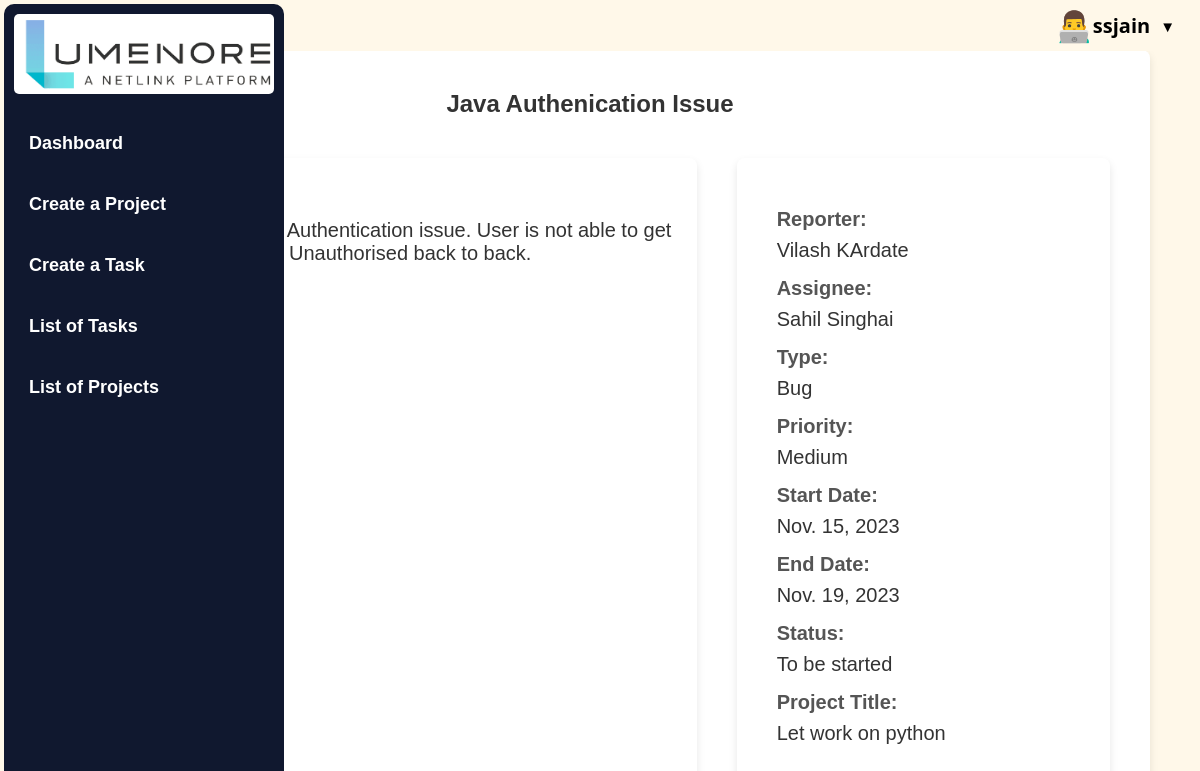
/apps/ticket/20/ (signed in), run on the app's committed database.
### taskmanager/models.py (models this page shows, shortened)
class UserProfile(AbstractBaseUser, PermissionsMixin):
    username = models.CharField(max_length=30, unique=True)
    name = models.CharField(max_length=100, help_text="Required. Enter your full name.")
    email = models.EmailField(unique=True)
    is_active = models.BooleanField(default=True)
    is_staff = models.BooleanField(default=False)
    USERNAME_FIELD = "username"
    REQUIRED_FIELDS = ["email"]
    objects = UserProfileManager()

class Ticket(models.Model):
    ticketid = models.AutoField(primary_key=True, )
    title = models.CharField(max_length=200)
    description = models.TextField()
    reporter = models.ForeignKey(
        UserProfile, on_delete=models.CASCADE, related_name="reported_tickets"
    )
    assignee = models.ForeignKey(
        UserProfile, on_delete=models.CASCADE, related_name="assigned_tickets"
    )
    type = models.ForeignKey(Type, on_delete=models.CASCADE)
    priority = models.ForeignKey(Priority, on_delete=models.CASCADE)
    start_date = models.DateField(null=True)
    end_date = models.DateField()
    updated_time = models.DateTimeField(auto_now=True)
    status = models.ForeignKey(Status, on_delete=models.CASCADE)
    project = models.ForeignKey(
        Project, on_delete=models.SET_NULL, null=True, related_name="project_name"
    )

class Type(models.Model):
    ticket_typeid = models.AutoField(primary_key=True)
    name = models.CharField(max_length=20, default="Bug")

class Priority(models.Model):
    ticket_priorityid = models.AutoField(primary_key=True)
    name = models.CharField(max_length=20, default="Low")

class Status(models.Model):
    ticket_statusid = models.AutoField(primary_key=True)
    name = models.CharField(max_length=20, default="To be started")

class Project(models.Model):
    ticket_projectid = models.AutoField(primary_key=True)
    name = models.CharField(max_length=100)
    description = models.TextField()
    owner = models.ForeignKey(
        UserProfile, on_delete=models.SET_NULL, related_name="project_owner", null=True
    )

### taskmanager/views.py (the view)
# urls.py: path("ticket/<int:pk>/", views.ticket, name="ticket"),
@login_required
def ticket(req, pk):
    ticket = (
        Ticket.objects.filter(ticketid=pk)
        .values(
            "ticketid",
            "title",
            "description",
            "reporter__username",
            "reporter__name",
            "assignee__name",
            "type__name",
            "priority__name",
            "start_date",
            "end_date",
            "status__name",
            "project__name",
        )
        .first()
    )
    print(ticket)
    return render(req, "ticket.html", {"ticket": ticket})

### templates/ticket.html (shortened to what this page needs)
{% extends 'base.html' %}
{% block content %}
<div class="form-container">
  <div class="ticket-details-header">
    <h2>{{ ticket.title }}</h2>
  </div>
  <div class="container">
    <div class="left-card">
      <div class="form-group">
        <label for="{{ ticket.description.id_for_label }}">Description:</label>
        {{ ticket.description }}
      </div>
    </div>
    <div class="right-card">
      <div class="form-group">
        <label for="{{ ticket.reporter__name.id_for_label }}">Reporter:</label>
        {{ ticket.reporter__name }}
      </div>
      <div class="form-group">
        <label for="{{ ticket.assignee__name.id_for_label }}">Assignee:</label>
        {{ ticket.assignee__name }}
      </div>
      <div class="form-group">
        <label for="{{ ticket.type__name.id_for_label }}">Type:</label>
        {{ ticket.type__name }}
      </div>
      <div class="form-group">
        <label for="{{ ticket.priority__name.id_for_label }}">Priority:</label>
        {{ ticket.priority__name }}
      </div>
      <div class="form-group">
        <label for="{{ ticket.start_date.id_for_label }}">Start Date:</label>
        {{ ticket.start_date }}
      </div>
      <div class="form-group">
        <label for="{{ ticket.end_date.id_for_label }}">End Date:</label>
        {{ ticket.end_date }}
      </div>
      <div class="form-group">
        <label for="{{ ticket.status__name.id_for_label }}">Status:</label>
        {{ ticket.status__name }}
      </div>
      <div class="form-group">
        <label for="{{ ticket.project__name.id_for_label }}">Project Title:</label>
        {{ ticket.project__name }}
      </div>
    </div>
    </div>
  </div>
{% endblock %}

### templates/base.html (shortened to what this page needs)
{% load static %}
<!DOCTYPE html>
<html lang="en">
<head>
    <link rel="stylesheet" href="{% static 'styles/style.css' %}?{% now 'U' %}">
</head>
<body>
    {% if request.user.is_authenticated %}
    <header>
        <nav>
            <ul>
                {% include 'navbar.html' %}
            </ul>
        </nav>
    </header>
    {% include 'sidebar.html' %}
    {% endif %}
    <main>
        {% block content %}{% endblock %}
    </main>
</body>
</html>

### templates/navbar.html (shortened to what this page needs)
<li class="user-info">
    <div class="user-details" onclick="toggleDropdown()">
        <span class="user-icon">👨‍💻</span>
        <span class="user-name">{{ request.user.username }}</span>
        <span class="dropdown-arrow">▼</span>
    </div>
</li>

### templates/sidebar.html (shortened to what this page needs)
{% load static %}
<div class="sidebar">
    <div class="logo">
        <img src="{% static 'styles/Logo.png' %}" alt="Logo">
    </div>
    <ul>
        <li><a href="{% url 'home' %}">Dashboard</a></li>
        <li><a href="{% url 'create-project' %}">Create a Project</a></li>
        <li><a href="{% url 'create-ticket' %}">Create a Task</a></li>
        <li><a href="{% url 'ticket-list' %}">List of Tasks</a></li>
        <li><a href="{% url 'projects' %}">List of Projects</a></li>
    </ul>
</div>

### apps/static/styles/style.css (style rules this page uses)
body { background-color: #fff8e9; color: #333; font-family: 'Arial', sans-serif; margin: 0; padding: 0; display: flex; flex-direction: column; min-height: 100vh; }
.sidebar ul { list-style: none; padding: 0; margin: 0; }
.sidebar li { margin-bottom: 10px; }
.sidebar a { text-decoration: none; color: #ffffff; font-weight: bold; }
.dropdown-arrow { margin-left: 5px; cursor: pointer; }
.user-info { margin-left: auto; position: relative; }
.user-details { cursor: pointer; display: flex; align-items: center; }
h2 { color: #000000; font-size: 1.5em; font-family: Verdana, Geneva, Tahoma, sans-serif; }
header { background-color: #fff8e9;; color: #fff; padding: 5px 0; display: flex; justify-content: space-between; align-items: center; width: 100%; position: fixed; }
.logo img { width: 260px; height: 80px; border-radius: 5px; margin-left: 10px; margin-top: -10px; }
nav ul { list-style: none; margin: 0; padding: 0; }
nav ul li { display: inline-block; margin-left: 10px; }
.user-info { position: relative; color: #000000; cursor: pointer; font-family: 'Segoe UI', Tahoma, Geneva, Verdana, sans-serif; }
.user-details { display: flex; align-items: center; margin-right: 20px; }
.user-info .user-name { font-weight: bold; margin-right: 5px; }
.user-info .dropdown-arrow { font-size: 15px; }
.user-icon { font-size: 30px; }
.user-info, .profile-icon, .logout-icon { font-size: 20px; margin-right: 5px; }
main { flex: 1; display: flex; flex-direction: column; justify-content: center; align-items: center; }
.ticket-details-header h2 { color: #1a82d6; }
label { margin-top: 10px; color: #666; }
a { color: #3498db; text-decoration: none; }
.form-group { margin-bottom: 30px; }
.form-group label { display: block; margin-bottom: 8px; font-weight: bold; color: #555; }
.form-container { background-color: #fff; padding: 20px; box-shadow: 0 4px 8px rgba(0, 0, 0, 0.1); margin: 20px auto; border-radius: 8px; max-width: 600px; }
.form-container h2 { text-align: center; color: #333; }
.form-group { margin-bottom: 20px; }
body { font-family: 'Arial', sans-serif; }

### templates/sidebar.html (style rules this page uses)
.sidebar { background-color: #10182f; width: 280px; height: 97%; top: 4px; left: 4px; position: fixed; overflow-x: hidden; padding-top: 20px; border-radius: 10px; }
.sidebar ul { list-style-type: none; padding: 0; margin-top: 20px; margin-left: 10px; font-size: 18px; }
.sidebar a { display: block; padding: 15px; text-decoration: none; color: #fff; transition: background-color 0.3s; }

### templates/ticket.html (style rules this page uses)
body { margin: 0; font-family: 'Arial', sans-serif; }
.form-container { margin-top: 50px; max-width: 1600px; width: 90%; margin-right: 50px; }
.container { display: flex; font-size: 20px; height: 850px; }
.left-card { padding: 20px; box-shadow: 0 4px 8px rgba(0, 0, 0, 0.1); margin: 20px; border-radius: 8px; }
.right-card { padding: 40px; box-shadow: 0 4px 8px rgba(0, 0, 0, 0.1); margin: 20px; border-radius: 8px; }
.left-card { flex: 4; }
.right-card { flex: 2; }
.form-group { margin-bottom: 15px; }
label { display: block; margin-bottom: 5px; font-weight: bold; }

### data on the page
UserProfile: user.username "ssjain", assignee__name "Sahil Singhai"
Ticket: title "Java Authenication Issue", description "This Ticket is for Java Authentication issue. User is not able to get Authenticated, getting Unauthorised back to back.", start_date "Nov. 15, 2023", end_date "Nov. 19, 2023"
Type: type__name "Bug"
Priority: priority__name "Medium"
Status: status__name "To be started"
Project: project__name "Let work on python"

### other printed values
{{ ticket.reporter__name }} "Vilash KArdate"
